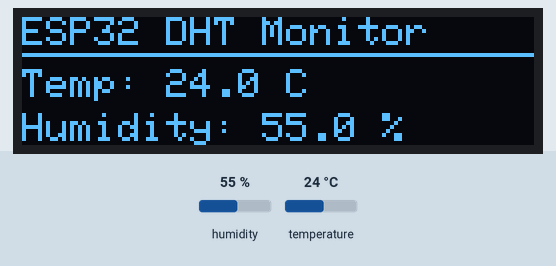
Simulated run of this sketch. Board: ESP32. Shown: 128×32 one-colour display. Inputs (shaded band) come from the test bench; at power-on: humidity 55 %, temperature 24 °C. What the sketch prints to the serial monitor is not drawn.

Above: at 4.9 s.
5.0 s: humidity set to 22 %
At 7.0 s:
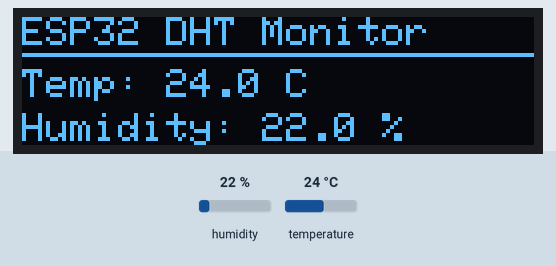
8.0 s: temperature set to 12 °C
At 8.7 s:
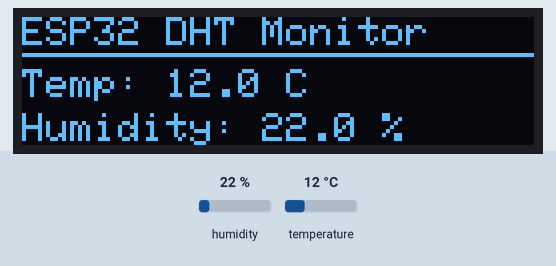
11.0 s: humidity set to 40 %
At 13.2 s:
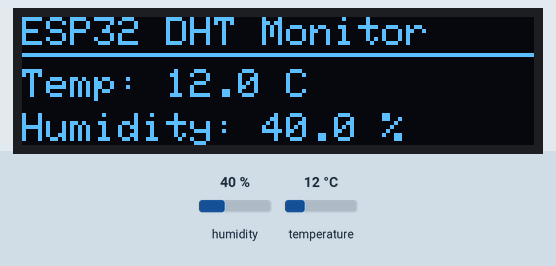
14.0 s: temperature set to 19 °C
At 14.8 s:
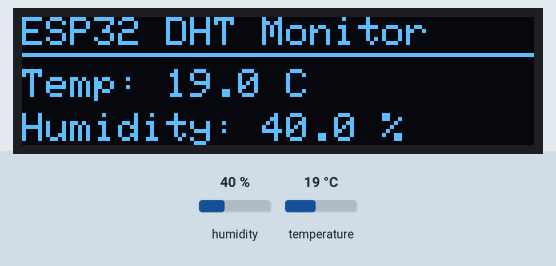
Timing chart, 0 to 17.0 s (numbered marks = the images above; inputs shaded):
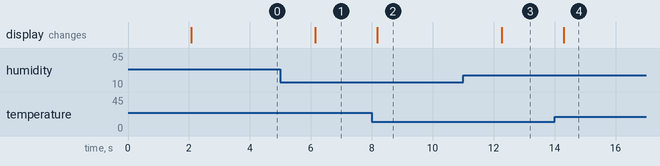

The sketch:

dht11oled.ino
```cpp
#include <Arduino.h>
#include <DHT.h>
#include <Wire.h>
#include <Adafruit_GFX.h>
#include <Adafruit_SSD1306.h>

// DHT sensor
#define DHTPIN 4
#define DHTTYPE DHT11  // Change to DHT22 if needed

// 0.91-inch OLED: 128 x 32 pixels
#define SCREEN_WIDTH 128
#define SCREEN_HEIGHT 32
#define OLED_ADDRESS 0x3C
#define OLED_SDA 21
#define OLED_SCL 22

DHT dht(DHTPIN, DHTTYPE);

Adafruit_SSD1306 display(
  SCREEN_WIDTH, SCREEN_HEIGHT, &Wire, -1
);

void setup() {
  Serial.begin(115200);
  dht.begin();

  Wire.begin(OLED_SDA, OLED_SCL);

  if (!display.begin(SSD1306_SWITCHCAPVCC, OLED_ADDRESS)) {
    Serial.println("OLED initialization failed!");
    while (true) {
      delay(1000);
    }
  }

  display.clearDisplay();
  display.setTextColor(SSD1306_WHITE);
  display.setTextSize(1);
  display.setTextWrap(false);
  display.setCursor(0, 0);
  display.println("ESP32 DHT Monitor");
  display.setCursor(0, 16);
  display.println("Reading sensor...");
  display.display();

  Serial.println("ESP32 Temperature & Humidity Monitor");
}

void loop() {
  delay(2000);

  float humidity = dht.readHumidity();
  float temperature = dht.readTemperature();

  display.clearDisplay();
  display.setTextSize(1);

  if (isnan(humidity) || isnan(temperature)) {
    Serial.println("Failed to read from DHT sensor!");

    display.setCursor(0, 0);
    display.println("Sensor read failed!");
    display.setCursor(0, 16);
    display.println("Check DHT wiring.");
    display.display();
    return;
  }

  // Serial output
  Serial.print("Temperature: ");
  Serial.print(temperature, 1);
  Serial.println(" C");

  Serial.print("Humidity: ");
  Serial.print(humidity, 1);
  Serial.println(" %");

  // OLED title
  display.setCursor(0, 0);
  display.print("ESP32 DHT Monitor");
  display.drawLine(0, 9, 127, 9, SSD1306_WHITE);

  // Temperature
  display.setCursor(0, 13);
  display.print("Temp: ");
  display.print(temperature, 1);
  display.print(" C");

  // Humidity
  display.setCursor(0, 24);
  display.print("Humidity: ");
  display.print(humidity, 1);
  display.print(" %");

  display.display();
}
```

Measured:
- after the input at 5.0 s, the display: changes after 1.2 s (image 1)
- after the input at 8.0 s, the display: changes after 0.19 s (image 2)
- after the input at 11.0 s, the display: changes after 1.3 s (image 3)
- after the input at 14.0 s, the display: changes after 0.30 s (image 4)
